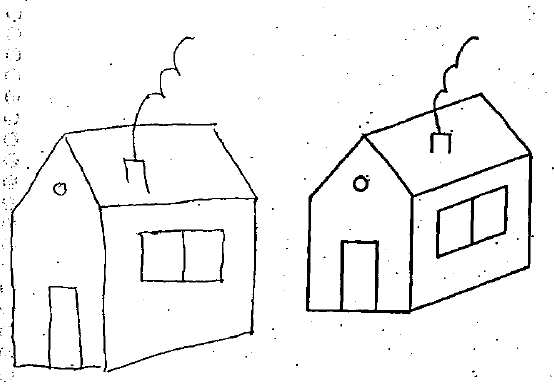
#> input picture PEC1/data/DibujosNPT/N_307_GLS_TOTAL-ev5-h.png, 554 x 388 px
$ jupyter execute denoising.ipynb
#> lines starting #> are read from the running program, lines starting #| are printed output that depends on the picture; after the words box and inside, x2 and y2 are one past the last pixel; in counts of white or black regions, pixels touching at a corner belong together
[cell 1]
import cv2
import matplotlib.pyplot as plt
import numpy as np
from PIL import Image

[cell 2]
# Cargar la imagen
img = Image.open('../PEC1/data/DibujosNPT/N_307_GLS_TOTAL-ev5-h.png')
#> img is the input picture: PIL image 554x388 RGB; min 0, max 255, mean 244
img_info = {
    "format": img.format,
    "size": img.size,
    "mode": img.mode
}
img_info

[cell 3]
img

# Thresholding

https://docs.opencv.org/4.x/d7/d4d/tutorial_py_thresholding.html

## Simple Thresholding (Umbralización Simple)

Util para binarizar la imagen. se determina un valor de threshold (umbral) por el cual, si el pixel supera ese valor, este se cambia a 0, en el caso contrario pasa a ser 1

### Gray Scale

[cell 4]
img_gray = img.convert('L')
img_gray_array = np.array(img_gray)

### Histogram

[cell 5]
img_flatten = img_gray_array.flatten()

[cell 6]
plt.figure(figsize=(6, 4))
plt.hist(img_flatten, range=(0, 256), color='gray', bins=50)
plt.title('Histogram of Grayscale Image')
plt.xlabel('Pixel Intensity')
plt.ylabel('Frequency')
plt.show()
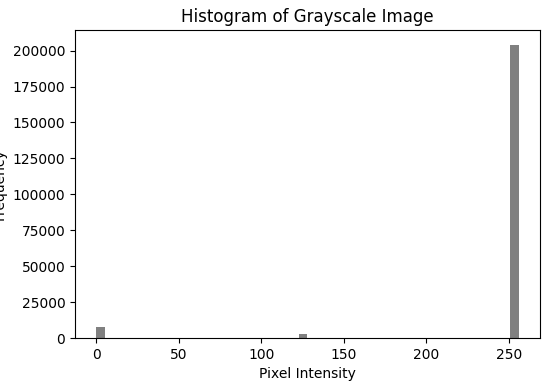
#> figure drawn by matplotlib, 1 panel; tallest bar 204164 high, from x = 250.9 to 256

### Binary Image

<div style="text-align: center;">

</div>

[cell 7]
_, binary_img = cv2.threshold(np.array(img_gray), 100, 255, cv2.THRESH_BINARY_INV)
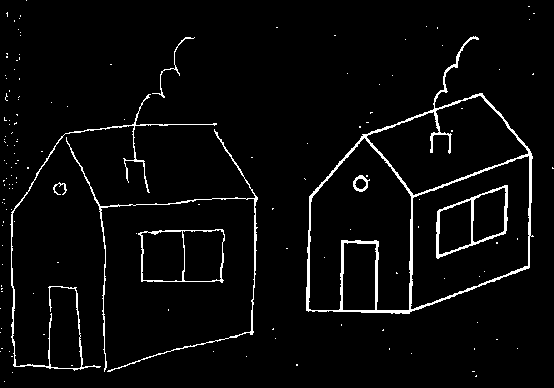
#> binary_img: shape (388, 554); 3.7% white in thin lines or dots

[cell 8]
# Mostrar la imagen original y binarizada
plt.subplot(1, 2, 1)
plt.title('Imagen Original')
plt.imshow(img, cmap='gray')

plt.subplot(1, 2, 2)
plt.title('Imagen Filtrada Morph')
plt.imshow(binary_img, cmap='gray')
plt.show()
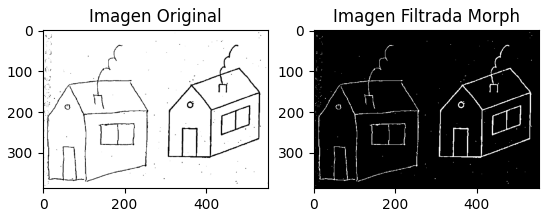
#> figure drawn by matplotlib, 2 panels

## Adaptative Thresholding

[cell 9]
import cv2 as cv
import numpy as np
from matplotlib import pyplot as plt

img = cv.imread('../PEC1/data/DibujosNPT/N_307_GLS_TOTAL-ev5-h.png', cv.IMREAD_GRAYSCALE)
assert img is not None, "file could not be read, check with os.path.exists()"
img = cv.medianBlur(img,3)
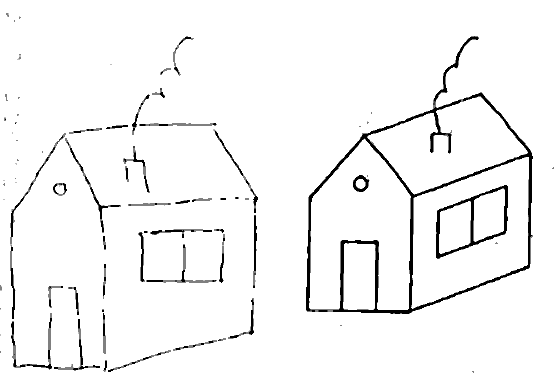
#> img: shape (388, 554); min 0, max 255, mean 245.2

ret,th1 = cv.threshold(img,200,255,cv.THRESH_BINARY_INV)
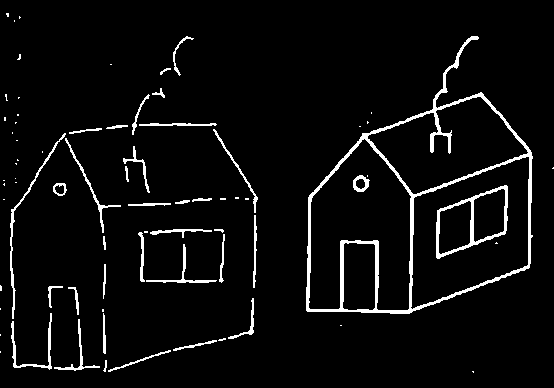
#> th1: shape (388, 554); 4.7% white; 74 white regions (38 under 20 px), largest, box (x1, y1, x2, y2) and area: (306, 36, 533, 314) 4631, (436, 185, 508, 259) 901, (10, 133, 66, 319) 457
_, th1 = cv2.threshold(img, 200, 255, cv2.THRESH_BINARY_INV)
th2 = cv.adaptiveThreshold(img,255,cv.ADAPTIVE_THRESH_MEAN_C, cv.THRESH_BINARY_INV,11,30)
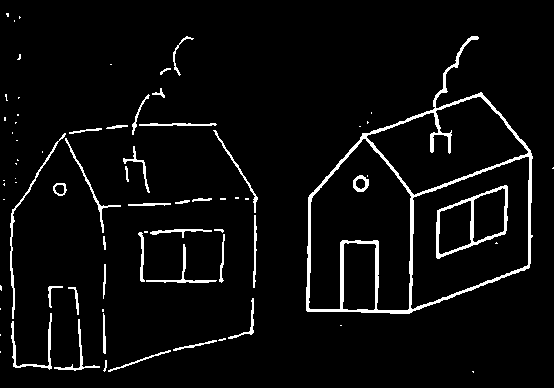
#> th2: shape (388, 554); 4.6% white; 74 white regions (38 under 20 px), largest, box (x1, y1, x2, y2) and area: (306, 36, 533, 314) 4516, (436, 185, 508, 259) 875, (10, 133, 66, 319) 440
th3 = cv.adaptiveThreshold(img,1155,cv.ADAPTIVE_THRESH_GAUSSIAN_C, cv.THRESH_BINARY_INV,155,2)

titles = ['Original Image', 'Global Thresholding (v = 100)',
            'Adaptive Mean Thresholding', 'Adaptive Gaussian Thresholding']
images = [img, th1, th2, th3]

for i in range(4):
    plt.subplot(2,2,i+1),plt.imshow(images[i],'gray')
    plt.title(titles[i])
    plt.xticks([]),plt.yticks([])
plt.show()

# Denoising

## Morphological Denoising

https://docs.opencv.org/4.x/d9/d61/tutorial_py_morphological_ops.html

## Open & Close

[cell 10]
import cv2
import matplotlib.pyplot as plt

# Cargar imagen binarizada
imagen = cv2.imread('../PEC1/data/DibujosNPT/N_325_RCC_TOTAL-ev1-c.png', cv2.IMREAD_GRAYSCALE)
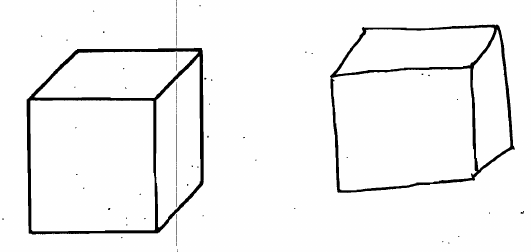
#> input picture PEC1/data/DibujosNPT/N_325_RCC_TOTAL-ev1-c.png, 531 x 252 px
#> imagen is the input picture: shape (252, 531); min 0, max 255, mean 243.5

# Crear un kernel (por ejemplo, un cuadrado de 3x3)
kernel = cv2.getStructuringElement(cv2.MORPH_RECT, (2, 2))

# Aplicar apertura para eliminar ruido de "sal"
imagen_apertura = cv2.morphologyEx(imagen, cv2.MORPH_OPEN, kernel)
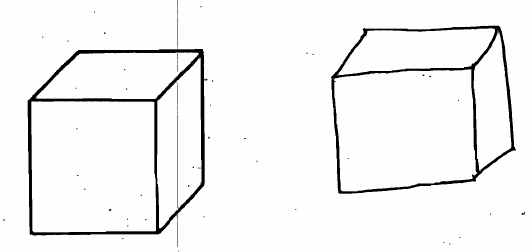
#> imagen_apertura: shape (252, 531); min 0, max 254, mean 243.4

# Aplicar cierre para eliminar ruido de "pimienta"
imagen_cierre = cv2.morphologyEx(imagen_apertura, cv2.MORPH_CLOSE, kernel)
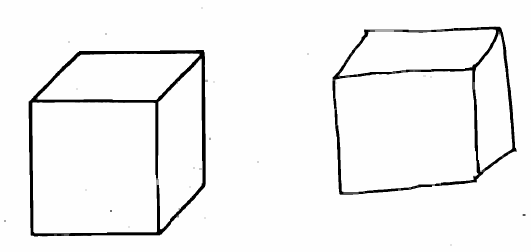
#> imagen_cierre: shape (252, 531); min 0, max 254, mean 243.9

# Mostrar resultados
plt.subplot(1, 2, 1)
plt.title('Apertura')
plt.imshow(imagen_apertura, cmap='gray')

plt.subplot(1, 2, 2)
plt.title('Cierre')
plt.imshow(imagen_cierre, cmap='gray')
plt.show()

## Median Filter

[cell 11]
import cv2
import matplotlib.pyplot as plt

# Aplicar el filtro de mediana
imagen_filtrada = cv2.medianBlur(imagen, 3)  # Usa un tamaño de kernel pequeño (ej. 3x3)

# Mostrar la imagen original y filtrada
plt.subplot(1, 2, 1)
plt.title('Imagen Original')
plt.imshow(imagen, cmap='gray')

plt.subplot(1, 2, 2)
plt.title('Imagen Filtrada')
plt.imshow(imagen_filtrada, cmap='gray')
plt.show()
